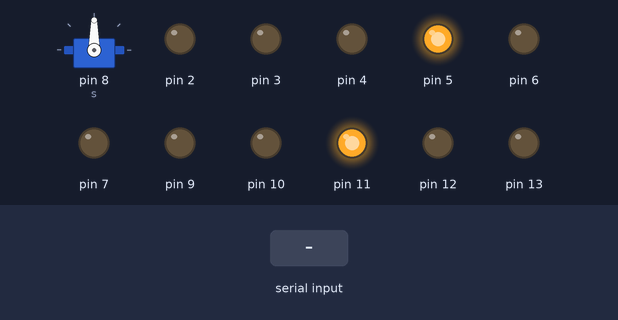
A sketch run on a simulated Arduino Uno, built with avr-gcc and run on an emulated ATmega328P. On the bench: servo, output pins drawn as LEDs (lit = HIGH). Dashed ring = blinking. The test bench sets the inputs (shaded band). Pins used as bus, display or sensor lines are not drawn.

Above: at 1.2 s.
1.3 s: "1" received over Serial
At 2.05 s:
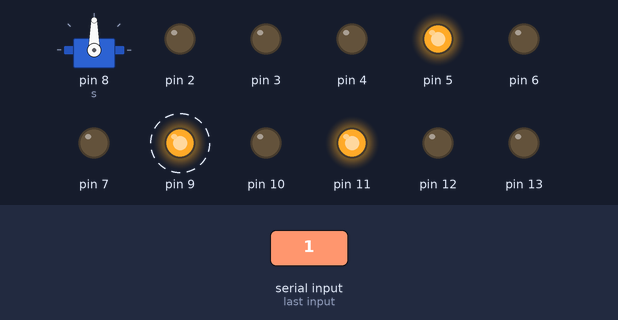
At 4.0 s:
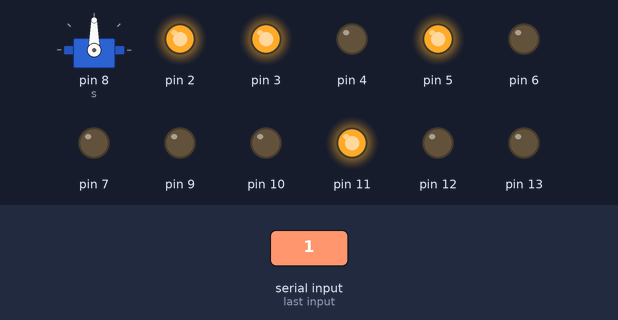
4.3 s: "0" received over Serial
At 5.2 s:
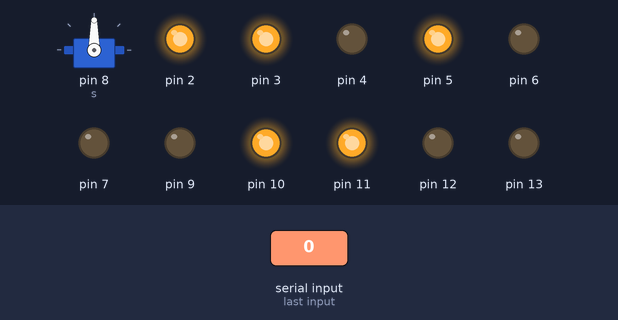
Timing chart, 0 to 7.3 s (numbered marks = the images above; inputs shaded):
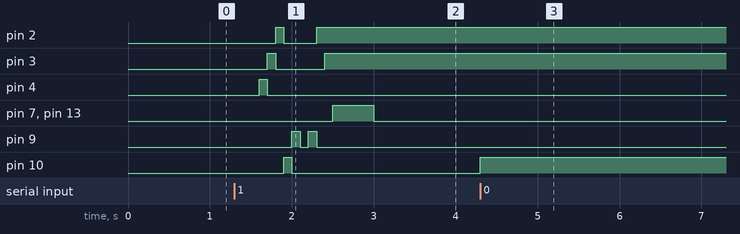

The sketch:

sketch_may12a_develop_knght_ridr.ino
```cpp
#include <Servo.h>
Servo s = Servo();
void setup() {
  // put your setup code here, to run once:
  s.attach(8);
  Serial.begin(9600);
pinMode(10,OUTPUT);
  pinMode(9,OUTPUT);
  pinMode(8,OUTPUT);
  pinMode(4,OUTPUT);
  pinMode(3,OUTPUT);
  pinMode(2,OUTPUT);

  pinMode(13, OUTPUT);
  pinMode(12, OUTPUT);
  pinMode(11, OUTPUT);

  pinMode(7, OUTPUT);
  pinMode(6, OUTPUT);
  pinMode(5, OUTPUT);

  analogWrite(11, 255);
  analogWrite(5, 255);
}

void loop() {


  // put your main code here, to run repeatedly:
  int x = Serial.read();

  if (x == '1' ) {
    s.write(90);
    delay(300);

    digitalWrite(4,HIGH);
   digitalWrite(3,LOW);
   digitalWrite(2,LOW);
   digitalWrite(10,LOW);
   digitalWrite(9,LOW);
   digitalWrite(8,LOW);
   delay(100);

   digitalWrite(4,LOW);
   digitalWrite(3,HIGH);
   digitalWrite(2,LOW);
   digitalWrite(10,LOW);
   digitalWrite(9,LOW);
   digitalWrite(8,LOW);
   delay(100);

   digitalWrite(4,LOW);
   digitalWrite(3,LOW);
   digitalWrite(2,HIGH);
   digitalWrite(10,LOW);
   digitalWrite(9,LOW);
   digitalWrite(8,LOW);
   delay(100);

   digitalWrite(4,LOW);
   digitalWrite(3,LOW);
   digitalWrite(2,LOW);
   digitalWrite(10,HIGH);
   digitalWrite(9,LOW);
   digitalWrite(8,LOW);
   delay(100);

   digitalWrite(4,LOW);
   digitalWrite(3,LOW);
   digitalWrite(2,LOW);
   digitalWrite(10,LOW);
   digitalWrite(9,HIGH);
   digitalWrite(8,LOW);
   delay(100);

   digitalWrite(4,LOW);
   digitalWrite(3,LOW);
   digitalWrite(2,LOW);
   digitalWrite(10,LOW);
   digitalWrite(9,LOW);
   digitalWrite(8,HIGH);
   delay(100);

   digitalWrite(4,LOW);
   digitalWrite(3,LOW);
   digitalWrite(2,LOW);
   digitalWrite(10,LOW);
   digitalWrite(9,HIGH);
   digitalWrite(8,LOW);
   delay(100);


   digitalWrite(4,LOW);
   digitalWrite(3,LOW);
   digitalWrite(2,LOW);
   digitalWrite(10,HIGH);
   digitalWrite(9,LOW);
   digitalWrite(8,LOW);

   digitalWrite(4,LOW);
   digitalWrite(3,LOW);
   digitalWrite(2,HIGH);
   digitalWrite(10,LOW);
   digitalWrite(9,LOW);
   digitalWrite(8,LOW);
   delay(100);

   digitalWrite(4,LOW);
   digitalWrite(3,HIGH);
   digitalWrite(2,HIGH);
   digitalWrite(10,LOW);
   digitalWrite(9,LOW);
   digitalWrite(8,LOW);
   delay(100);

    digitalWrite(13, HIGH);
    digitalWrite(12, LOW);
    digitalWrite(7, HIGH);
    digitalWrite(6, LOW);
    delay(500);
    digitalWrite(13, LOW);
    digitalWrite(12, LOW);
    digitalWrite(7, LOW);
    digitalWrite(6, LOW);
  }
  if (x == '0') {

    digitalWrite(4,LOW);
   digitalWrite(3,HIGH);
   digitalWrite(2,HIGH);
   digitalWrite(10,HIGH);
   digitalWrite(9,LOW);
   digitalWrite(8,LOW);


    digitalWrite(13, LOW);
    digitalWrite(12, LOW);
    digitalWrite(7, LOW);
    digitalWrite(6, LOW);
  }
}
```

Measured:
- after the input at 1.3 s, pin 2: LOW → HIGH after 0.50 s, → LOW 0.10 s later, → HIGH 0.40 s later; pin 3: LOW → HIGH after 0.40 s, → LOW 0.10 s later, → HIGH 0.60 s later
- after the input at 4.3 s, pin 10: LOW → HIGH at once
